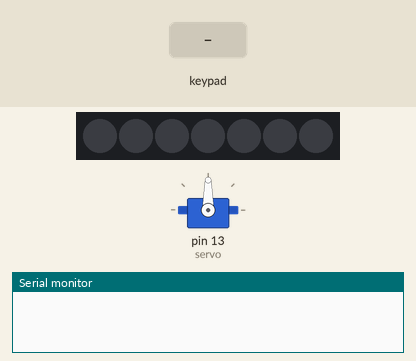
Bench run of a sketch on a simulated Arduino Uno, built with avr-gcc and run on an emulated ATmega328P. On the bench: 7 RGB LEDs in strip order, left to right, servo, the last lines printed to the serial monitor. Inputs (shaded band) come from the test bench. Dim RGB values are drawn brighter than linear.

Above: at 1.2 s.
1.3 s: keypad keys 1 2 * pressed 0.4 s apart
At 5.3 s:
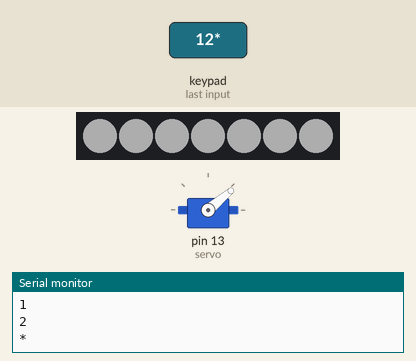
5.5 s: key 'A' pressed
At 7.0 s:
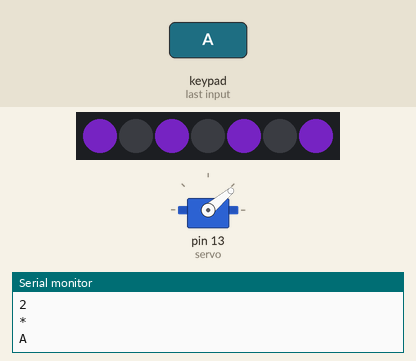
7.3 s: keypad keys 2 5 # pressed 0.4 s apart
At 11.0 s:
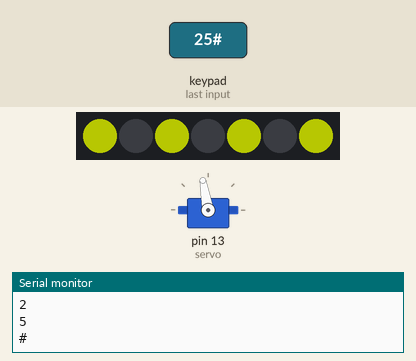
11.5 s: key 'B' pressed
At 13.1 s:
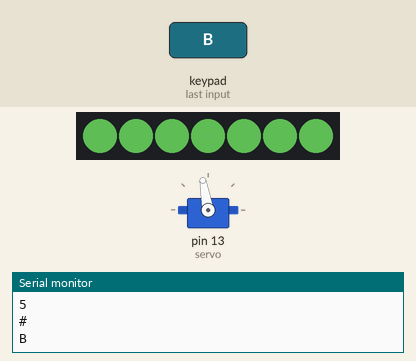
13.4 s: key 'C' pressed
At 14.6 s:
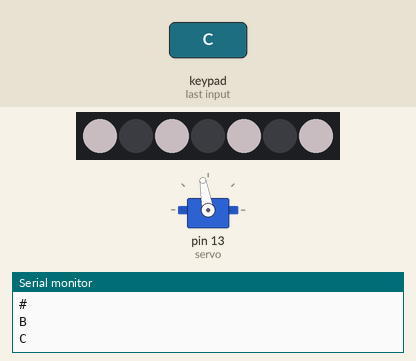
15.5 s: keypad keys 1 2 D pressed 0.4 s apart
At 16.7 s:
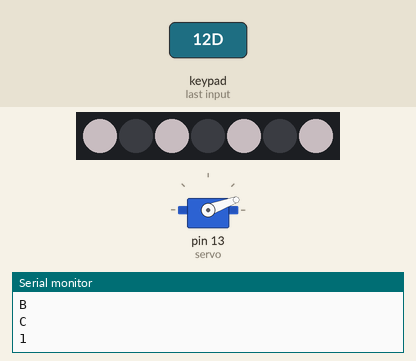
Timing chart, 0 to 19.2 s (numbered marks = the images above; inputs shaded):
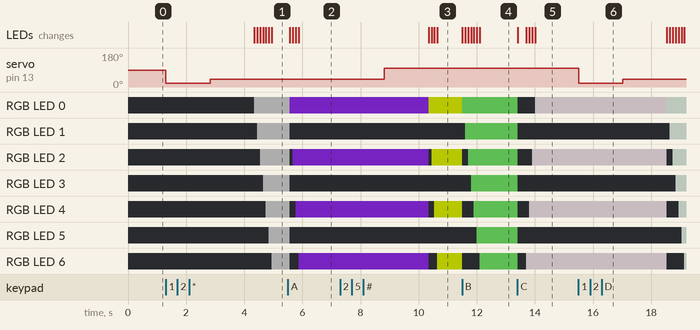

The sketch:

5_3.ino
```cpp
#include <Adafruit_NeoPixel.h>
#include <Keypad.h>
#include <Servo.h>
#define tiempo() delay(1500)
#define FILAS 4
#define COLUMNAS 4

Adafruit_NeoPixel tira = Adafruit_NeoPixel(7,2);

char keys[FILAS][COLUMNAS] = {
  {'1','2','3','A'},
  {'4','5','6','B'},
  {'7','8','9','C'},
  {'*','0','#','D'}
};

char key;
byte Filas[FILAS]={12,11,10,9};
byte Columnas[COLUMNAS] = {8,7,6,5};

Keypad teclado = Keypad(makeKeymap(keys),Filas, Columnas,FILAS,COLUMNAS);

Servo servo;

void setup() {

  Serial.begin(9600);
  tira.begin();
  tira.show();
  servo.attach(13);

}

void loop() {

  key = teclado.getKey();

  if(key){
  Serial.println(key);
  }else{
    tira.clear();
  }
  switch(key){
    case '0':
      servo.write(0);
      tiempo();
    break;

    case '1':
      servo.write(20);
      tiempo();
    break;

    case '2':
      servo.write(40);
      tiempo();
    break;

    case '3':
      servo.write(60);
      tiempo();
    break;

    case '4':
      servo.write(80);
      tiempo();
    break;

    case '5':
      servo.write(100);
      tiempo();
    break;

    case '6':
      servo.write(120);
      tiempo();
    break;

    case '7':
      servo.write(140);
      tiempo();
    break;

    case '8':
      servo.write(160);
      tiempo();
    break;

    case '9':
      servo.write(180);
      tiempo();
    break;

    case 'A':
      for(int i = 0; i<12; i = i+2 ){
        tira.setBrightness(100);
        tira.setPixelColor(i, 138,43,226);
       tira.show();
        delay(100);
      }
    break;

    case 'B':
      for(int i = 0; i<12; i++) {
        tira.setBrightness(100);
        tira.setPixelColor(i, 100,201,90);
        tira.show();
       delay(100);
     }
    break;

    case 'C':
     for(int i = 12; i>=-1; i = i-2) {
       tira.setBrightness(100);
        tira.setPixelColor(i, 255, 240, 245);
       tira.show();
       delay(100);
     }
    break;

    case 'D':
      for(int i = 0; i<12; i++) {
       tira.setBrightness(100);
        tira.setPixelColor(i, 240, 255, 240);
        tira.show();
       delay(100);
     }
    break;

    case '*' :
      for(int i=0;i<12 ;i++){
          tira.setBrightness(100);
          tira.setPixelColor(i, 128, 128, 128);
          tira.show();
          delay(100);
      }
    break;

    case '#':
      for(int i = 0; i<12; i = i+2 ){
       tira.setBrightness(100);
       tira.setPixelColor(i, 230,250,5);
       tira.show();
        delay(100);
      }
    break;
}

}
```

Measured:
- after the input at 1.3 s, servo on pin 13 (servo): 90° → 20° at once, → 40° 1.5 s later; RGB LED 0: off → RGB(50, 50, 50) after 3.0 s; RGB LED 1: off → RGB(50, 50, 50) after 3.1 s; RGB LED 2: off → RGB(50, 50, 50) after 3.2 s; RGB LED 3: off → RGB(50, 50, 50) after 3.3 s; the LEDs: first change after 3.0 s (image 1 shows a later state)
- after the input at 5.5 s, RGB LED 0: RGB(50, 50, 50) → RGB(54, 16, 89) after 0.07 s; RGB LED 1: RGB(50, 50, 50) → off after 0.07 s
- after the input at 7.3 s, servo on pin 13 (servo): 40° → 100° after 1.5 s; RGB LED 0: RGB(54, 16, 89) → RGB(90, 98, 1) after 3.0 s
- after the input at 11.5 s, RGB LED 0: RGB(90, 98, 1) → RGB(39, 79, 35) at once; RGB LED 1: off → RGB(39, 79, 35) after 0.10 s
- after the input at 13.4 s, RGB LED 0: RGB(39, 79, 35) → off at once, → RGB(100, 94, 96) 0.60 s later; RGB LED 1: RGB(39, 79, 35) → off at once
- after the input at 15.5 s, servo on pin 13 (servo): 100° → 20° at once, → 40° 1.5 s later; RGB LED 0: RGB(100, 94, 96) → RGB(94, 100, 94) after 3.0 s; RGB LED 1: off → RGB(94, 100, 94) after 3.1 s; RGB LED 2: RGB(100, 94, 96) → off after 3.0 s, → RGB(94, 100, 94) 0.20 s later; RGB LED 3: off → RGB(94, 100, 94) after 3.3 s
